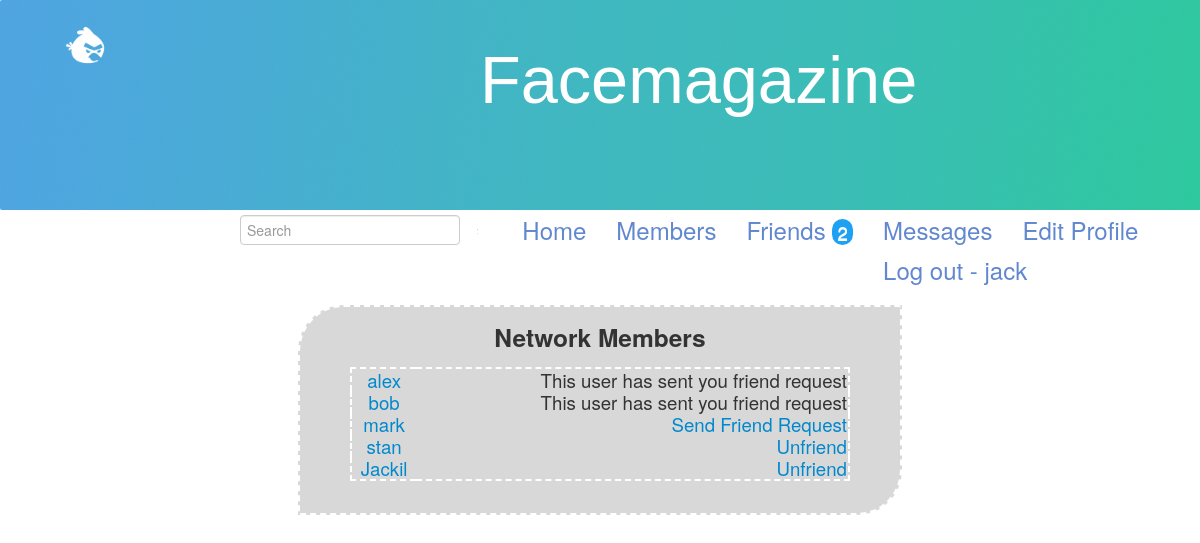
/social/members/ (signed in), run on the app's committed database.
### social/models.py (models this page shows, shortened)
class Member(models.Model):
    username = models.CharField(max_length=16,primary_key=True)
    password = models.CharField(max_length=16)
    email = models.CharField(max_length=16, null=True)
    date = models.DateTimeField('date created', null=True)
    about = models.CharField(max_length=500, null=True)
    gender = models.CharField(max_length=16, null=True)
    city = models.CharField(max_length=16, null=True)
    profile = models.OneToOneField(Profile, null=True)
    following = models.ManyToManyField("self", symmetrical=False)
    friends= models.ManyToManyField("self", symmetrical=True)

### social/views.py (the view)
    def test(request):
        if 'username' in request.session:
            return f(request)
        else:
            template = loader.get_template('social/not-logged-in.html')
            context = RequestContext(request, {})
            return HttpResponse(template.render(context))

### social/views.py (called while the page is built)
def loggedin(f):
    def test(request):
        if 'username' in request.session:
            return f(request)
        else:
            template = loader.get_template('social/not-logged-in.html')
            context = RequestContext(request, {})
            return HttpResponse(template.render(context))
    return test

### social/templates/social/members.html (shortened to what this page needs)
{% extends "social/base.html" %}
{% block content %}
<div class='main'>
<h3>Network Members</h3>
<table style="width:500px;" class="main">
{% for member in members %}
<tr><td align="center"><a href="?view={{ member.username }}"> {{ member.username }} </a></td><td align="right">
	{% if member in friends %}
		<a href="?unfriend={{ member.username }}">Unfriend</a>
	{% elif member in following %}
		&nbsp;&nbsp;&nbsp;
		 Request sent  [<a href="?cancel={{ member.username }}">Cancel</a>]
        {% else %}
				{% if member.username in nonRequest %}
					 <a href="?request={{ member.username }}">Send Friend Request</a>
				{% else %}
		&nbsp;&nbsp;&nbsp;
					 This user has sent you friend request
			{% endif %}
	{% endif %}
        </td>
</tr>
{% endfor %}
</table>
<br>
</div>
{% endblock %}

### social/templates/social/base.html (shortened to what this page needs)
{% load staticfiles %}
<!DOCTYPE html>
<html>
<head>
	<link rel="stylesheet" type="text/css" href="{% static 'social/styles.css' %}" />
         <link href="{% static 'social/bootstrap/css/bootstrap.min.css' %}" rel="stylesheet" media="screen"/>
<link rel="stylesheet" type="text/css" href="{% static 'social/sweetalert.css' %}" />
</head>
<body>
	{% if loggedin %}
    <div class='appname'>
	<img id="logo" src="/static/social/logoAngry.png";></img>
	<div id='appdiv'>{{ appname }}</div> </div>
	{% else %}
    <div class='appname'><img id="logo" src="/static/social/logoAngry.png";>
		<div id='appdiv'>{{ appname }}</div>
    </div>
    {% endif %}
{% if loggedin %}
<div style="display:flex;">
<form class="navbar-form navbar-left" id='topform' role="search" method='POST' action='/social/search/'>{% csrf_token %}
        <div class="form-group">
          <input type="text" class="form-control" name='user' onBlur='searchUser(this)' placeholder="Search">
        </div>
        <button type="submit" id='menusubmit' ><img id="searcher" style="width: 20%; height: 20%" src="/static/social/044.png"></img></button>
      </form>
<div id="custom-bootstrap-menu" class="navbar navbar-default " id='menu' role="navigation">
{% else %}
<div id="custom-bootstrap-menu" class="navbar navbar-default " id='menu' role="navigation">
{% endif %}
    <div class="container-fluid">
        <div class="collapse navbar-collapse navbar-menubuilder" style="overflow:inherit;">
	<ul class="nav navbar-nav navbar-right" id='menulist' >
		{% if loggedin %}
        <li><a href='/social/members/?view={{ username }}'>Home</a></li>
        <li><a href='/social/members/'>Members</a></li>
        <li><a href='/social/friends/'>Friends <span style="color: white;
   background: #1DA1F2;
   -moz-border-radius: 70px;
   -webkit-border-radius: 70px;
   border-radius: 70px;">&nbsp;{{ newRequests }}&nbsp;</span></a></li>
        <li><a href='/social/messages/'>Messages</a></li>
        <li><a href='/social/profile/'>Edit Profile</a></li>
        <li><a href='/social/logout/'>Log out - {{ username }}</a></li></ul><br>
		{% else %}
		<li><a href='/social/'>Home</a></li>
		<li><a href="/social/signup/">Sign up</a></li>
		<li><a href='/social/login/'>Log in</a></li>
		{% endif %}
	</div>
    </div>
</div>
</div>
<br>
<br>
<br>
	{% block content %}
	{% endblock %}
</body>
</html>

### social/static/social/styles.css (style rules this page uses)
* { font-family:"Helvetica Neue",Helvetica,Arial,sans-serif; font-size :14pt; }
body { width :100%; background:white; margin: 0; }
html { background:#fff; }
li a { font-size :18pt; }
.appname { background :#eb8; color :white; height:210px; background-image: url("/static/social/background.png"); }
#appdiv { font-family: helvetica; font-size :50pt; margin-left:40%; }
.main { width: 50%; margin: 0 auto; text-align: -webkit-center; text-align: center; background-color: #D8D8D8; border-radius: 46px 0px 45px 0px; -moz-border-radius: 46px 0px 45px 0px; -webkit-border-radius: 46px 0px 45px 0px; border: 2px dashed white; padding-bottom: 1%; }
input { width: 206px; }
#menusubmit { height:100%; margin-top:2%; margin-left:3%; margin-bottom:2%; background: transparent; border: none !important; font-size: 0; width: 50%; }
#topform { display: inline-flex; margin-left:20%; }
#logo { height:50px; width:50px border:none; margin-left:5%; margin-top: 20px; }
#custom-bootstrap-menu.navbar-default { font-size: 34px; border-width: 0px; border-radius: 3px; }
#custom-bootstrap-menu.navbar-default .navbar-nav>li>a { color: rgba(97, 136, 207, 1); background-color: rgba(248, 248, 248, 0); }
.navbar .navbar-collapse { text-align: center; }
#menulist { float: none; display:inline-block; width;100%; }

### data on the page
Member: username "alex", shows "This user has sent you friend request"
Member: username "bob", shows "This user has sent you friend request"
Member: username "mark"
Member: username "stan"
Member: username "Jackil"

### other printed values
{{ appname }} "Facemagazine"
{{ newRequests }} "2"
{{ username }} "jack"
